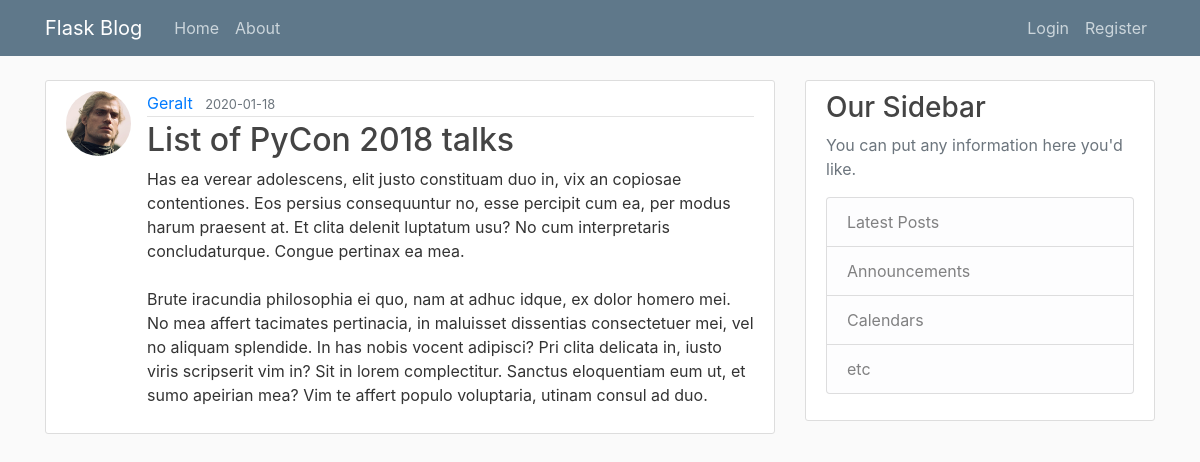
Page /post/9 on the committed database.
### flaskblog/models.py (models this page shows, shortened)
class User(db.Model, UserMixin):
	id = db.Column(db.Integer, primary_key=True)
	username = db.Column(db.String(20), unique=True, nullable=False)
	email = db.Column(db.String(120), unique=True, nullable=False)
	image_file = db.Column(db.String(20), nullable=False, default='default.jpg')
	password = db.Column(db.String(60), nullable=False)
	posts = db.relationship('Post', backref='author', lazy=True)

class Post(db.Model):
	id = db.Column(db.Integer, primary_key=True)
	title = db.Column(db.String(100), nullable=False)
	date_posted = db.Column(db.DateTime, nullable=False, default=datetime.utcnow) #always use UTC times in databases for consistency
	content = db.Column(db.Text, nullable=False)
	user_id = db.Column(db.Integer, db.ForeignKey('user.id'), nullable=False)

### flaskblog/routes.py (the view)
@app.route("/post/<int:post_id>")
def post(post_id):
	post = Post.query.get_or_404(post_id)
	return render_template('post.html', title=post.title, post=post)

### flaskblog/templates/post.html (shortened to what this page needs)
{% extends "layout.html" %}
{% block content %}
	<article class="media content-section">
		<img class="rounded-circle article-img" src="{{ url_for('static', filename='profile_pics/' + post.author.image_file) }}">
		<div class="media-body">
			<div class="article-metadata">
				<a class="mr-2" href="{{ url_for('user_posts', username=post.author.username) }}">{{ post.author.username }}</a>
				<small class="text-muted">{{ post.date_posted.strftime('%Y-%m-%d') }}</small>
			</div>
			<h2 class="article-title">{{ post.title }}</h2>
			<p class="article-content">{{ post.content }}</p>
		</div>
	</article>
{% endblock content %}

### flaskblog/static/main.css (style rules this page uses)
body { background: #fafafa; color: #333333; margin-top: 5rem; }
h1, h2, h3, h4, h5, h6 { color: #444444; }
.content-section { background: #ffffff; padding: 10px 20px; border: 1px solid #dddddd; border-radius: 3px; margin-bottom: 20px; }
.article-title { color: #444444; }
.article-content { white-space: pre-line; }
.article-img { height: 65px; width: 65px; margin-right: 16px; }
.article-metadata { padding-bottom: 1px; margin-bottom: 4px; border-bottom: 1px solid #e3e3e3 }

### rows in the picture
User: image_file (picture), author.username "Geralt"
Post: date_posted "2020-01-18", title "List of PyCon 2018 talks", content "Has ea verear adolescens, elit justo constituam duo in, vix an copiosae contentiones. Eos persius consequuntur no, esse percipit cum ea, per modus harum praesent at. Et clita delenit luptatum usu? No cum interpretaris concludaturque. Congue pertinax ea mea. Brute iracundia philosophia ei quo, nam at adhuc idque, ex dolor homero mei. No mea affert tacimates pertinacia, in maluisset dissentias consectetuer mei, vel no aliquam splendide. In has nobis vocent adipisci? Pri clita delicata in, iusto viris scripserit vim in? Sit in lorem complectitur. Sanctus eloquentiam eum ut, et sumo apeirian mea? Vim te affert populo voluptaria, utinam consul ad duo."
